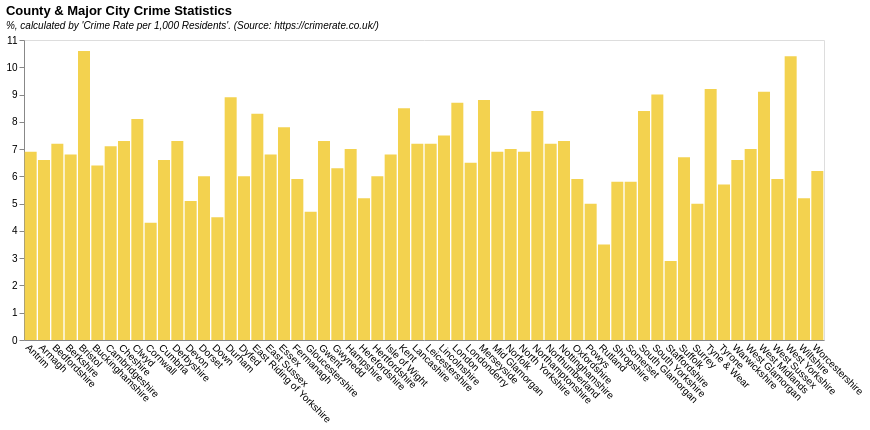

The Vega-Lite source for this figure:
### Vega-Lite specification from a JSON file in a GitHub repository (floating-point values rounded to 4 significant figures)
{"$schema": "https://vega.github.io/schema/vega-lite/v5.json", "title": {"text": "County & Major City Crime Statistics", "subtitle": "%, calculated by 'Crime Rate per 1,000 Residents'. (Source: https://crimerate.co.uk/)", "subtitleFontStyle": "italic", "subtitleFontSize": 10, "anchor": "start", "color": "black"}, "data": {"values": [{"County": "Antrim", "Recent Crime Count": "41012", "Crime Rate(%)": "6.9"}, {"County": "Armagh", "Recent Crime Count": "6386", "Crime Rate(%)": "6.6000000000000005"}, {"County": "Bedfordshire", "Recent Crime Count": "48647", "Crime Rate(%)": "7.199999999999999"}, {"County": "Berkshire", "Recent Crime Count": "62036", "Crime Rate(%)": "6.800000000000001"}, {"County": "Bristol", "Recent Crime Count": "49181", "Crime Rate(%)": "10.6"}, {"County": "Buckinghamshire", "Recent Crime Count": "51730", "Crime Rate(%)": "6.4"}, {"County": "Cambridgeshire", "Recent Crime Count": "61062", "Crime Rate(%)": "7.1"}, {"County": "Cheshire", "Recent Crime Count": "77694", "Crime Rate(%)": "7.3"}, {"County": "Clwyd", "Recent Crime Count": "40679", "Crime Rate(%)": "8.1"}, {"County": "Cornwall", "Recent Crime Count": "24467", "Crime Rate(%)": "4.3"}, {"County": "Cumbria", "Recent Crime Count": "33217", "Crime Rate(%)": "6.6000000000000005"}, {"County": "Derbyshire", "Recent Crime Count": "77636", "Crime Rate(%)": "7.3"}, {"County": "Devon", "Recent Crime Count": "61574", "Crime Rate(%)": "5.1"}, {"County": "Dorset", "Recent Crime Count": "46566", "Crime Rate(%)": "6.0"}, {"County": "Down", "Recent Crime Count": "15052", "Crime Rate(%)": "4.5"}, {"County": "Durham", "Recent Crime Count": "77040", "Crime Rate(%)": "8.9"}, {"County": "Dyfed", "Recent Crime Count": "23200", "Crime Rate(%)": "6.0"}, {"County": "East Riding of Yorkshire", "Recent Crime Count": "49763", "Crime Rate(%)": "8.3"}, {"County": "East Sussex", "Recent Crime Count": "57680", "Crime Rate(%)": "6.800000000000001"}, {"County": "Essex", "Recent Crime Count": "143679", "Crime Rate(%)": "7.8"}, {"County": "Fermanagh", "Recent Crime Count": "1252", "Crime Rate(%)": "5.8999999999999995"}, {"County": "Gloucestershire", "Recent Crime Count": "43368", "Crime Rate(%)": "4.7"}, {"County": "Gwent", "Recent Crime Count": "43162", "Crime Rate(%)": "7.3"}, {"County": "Gwynedd", "Recent Crime Count": "12166", "Crime Rate(%)": "6.3"}, {"County": "Hampshire", "Recent Crime Count": "129980", "Crime Rate(%)": "7.000000000000001"}, {"County": "Herefordshire", "Recent Crime Count": "9918", "Crime Rate(%)": "5.2"}, {"County": "Hertfordshire", "Recent Crime Count": "71218", "Crime Rate(%)": "6.0"}, {"County": "Isle of Wight", "Recent Crime Count": "9562", "Crime Rate(%)": "6.800000000000001"}, {"County": "Kent", "Recent Crime Count": "158500", "Crime Rate(%)": "8.5"}, {"County": "Lancashire", "Recent Crime Count": "109295", "Crime Rate(%)": "7.199999999999999"}, {"County": "Leicestershire", "Recent Crime Count": "75836", "Crime Rate(%)": "7.199999999999999"}, {"County": "Lincolnshire", "Recent Crime Count": "81979", "Crime Rate(%)": "7.5"}, {"County": "London", "Recent Crime Count": "782816", "Crime Rate(%)": "8.7"}, {"County": "Londonderry", "Recent Crime Count": "11231", "Crime Rate(%)": "6.5"}, {"County": "Merseyside", "Recent Crime Count": "126436", "Crime Rate(%)": "8.799999999999999"}, {"County": "Mid Glamorgan", "Recent Crime Count": "30811", "Crime Rate(%)": "6.9"}, {"County": "Norfolk", "Recent Crime Count": "63254", "Crime Rate(%)": "7.000000000000001"}, {"County": "North Yorkshire", "Recent Crime Count": "79956", "Crime Rate(%)": "6.9"}, {"County": "Northamptonshire", "Recent Crime Count": "62894", "Crime Rate(%)": "8.4"}, {"County": "Northumberland", "Recent Crime Count": "23126", "Crime Rate(%)": "7.199999999999999"}, {"County": "Nottinghamshire", "Recent Crime Count": "85283", "Crime Rate(%)": "7.3"}, {"County": "Oxfordshire", "Recent Crime Count": "40680", "Crime Rate(%)": "5.8999999999999995"}, {"County": "Powys", "Recent Crime Count": "6611", "Crime Rate(%)": "5.0"}, {"County": "Rutland", "Recent Crime Count": "1402", "Crime Rate(%)": "3.5000000000000004"}, {"County": "Shropshire", "Recent Crime Count": "28983", "Crime Rate(%)": "5.800000000000001"}, {"County": "Somerset", "Recent Crime Count": "56583", "Crime Rate(%)": "5.800000000000001"}, {"County": "South Glamorgan", "Recent Crime Count": "42229", "Crime Rate(%)": "8.4"}, {"County": "South Yorkshire", "Recent Crime Count": "126273", "Crime Rate(%)": "9.0"}, {"County": "Staffordshire", "Recent Crime Count": "33097", "Crime Rate(%)": "2.9000000000000004"}, {"County": "Suffolk", "Recent Crime Count": "50852", "Crime Rate(%)": "6.7"}, {"County": "Surrey", "Recent Crime Count": "60140", "Crime Rate(%)": "5.0"}, {"County": "Tyne & Wear", "Recent Crime Count": "104912", "Crime Rate(%)": "9.2"}, {"County": "Tyrone", "Recent Crime Count": "4583", "Crime Rate(%)": "5.7"}, {"County": "Warwickshire", "Recent Crime Count": "37911", "Crime Rate(%)": "6.6000000000000005"}, {"County": "West Glamorgan", "Recent Crime Count": "27486", "Crime Rate(%)": "7.000000000000001"}, {"County": "West Midlands", "Recent Crime Count": "266479", "Crime Rate(%)": "9.1"}, {"County": "West Sussex", "Recent Crime Count": "50546", "Crime Rate(%)": "5.8999999999999995"}, {"County": "West Yorkshire", "Recent Crime Count": "243047", "Crime Rate(%)": "10.4"}, {"County": "Wiltshire", "Recent Crime Count": "37654", "Crime Rate(%)": "5.2"}, {"County": "Worcestershire", "Recent Crime Count": "37125", "Crime Rate(%)": "6.2"}]}, "height": 300, "width": 800, "mark": {"type": "bar", "color": "#f3d24f"}, "encoding": {"x": {"field": "County", "type": "ordinal", "axis": {"title": null, "grid": false, "ticks": false, "labelAngle": 45}}, "y": {"field": "Crime Rate(%)", "type": "quantitative", "title": "", "axis": {"grid": false}}, "tooltip": [{"field": "County", "title": "city"}, {"field": "Crime Rate(%)", "title": "Crime Rate %", "format": ""}, {"field": "Recent Crime Count", "title": "NO.of recent crime"}]}}
